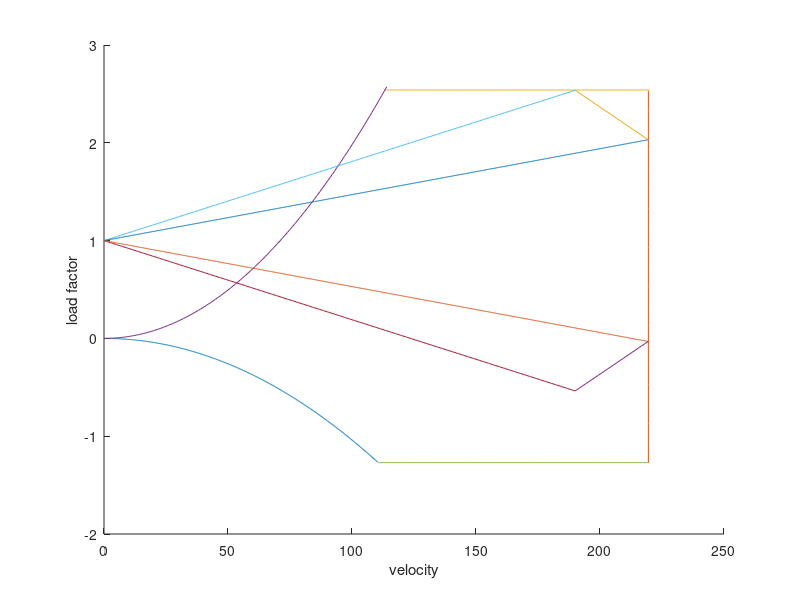

Write MATLAB code to recreate this figure.
W_S = 5891.93;
Wo  = 2118096.72;
Wa = 359.53;

v = [0:1:114];
v1= [113:1:220];
v2= [110.52:0.2:220];
vneg = [0:0.2:110.52];
n = 0.000198*(v.^2);
nneg = -0.0001039*(vneg.^2);
n_lim = 2.54;
n1 = ones(size(v1)) * n_lim;
nneg_lim = -1.27;
nneg_lim1 = ones(size(v2)) * nneg_lim;
nd = [-1.27:0.2:2.54];
vd_lim = 219.5;
vd = ones(size(nd))*vd_lim;

%plotting the gust lines
vc = [0:0.5:190];
ng = 1 + 0.00809*vc;
ngneg = 1 - 0.00809*vc;

vdd = [0:0.25:219.5];
ngd = 1 + 0.0047*vdd;
ngd_neg = 1 - 0.0047*vdd;
P1 = [190, 2.537]; 
P2 = [219.5, 2.03]; 
P3 = [190, -0.5371]; 
P4 = [219.5, -0.03]; 
x_coords1 = [P1(1), P2(1)];
y_coords1 = [P1(2), P2(2)];
x_coords2 = [P3(1), P4(1)];
y_coords2 = [P3(2), P4(2)];

%plotting the lines
hold on
plot(vneg, nneg);
plot(vd, nd);
plot(v1, n1);
plot(v, n);
plot(v2, nneg_lim1);
plot(vc, ng);
plot(vc, ngneg);
plot(vdd, ngd);
plot(vdd, ngd_neg);
plot(x_coords1, y_coords1)
plot(x_coords2, y_coords2)


xlabel('velocity');
ylabel('load factor');